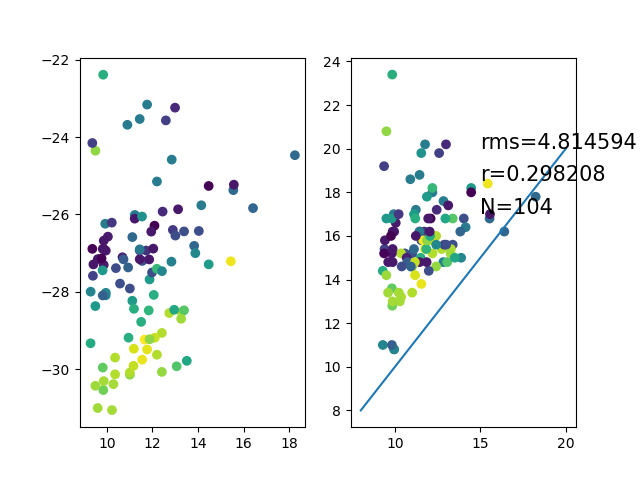

Here is the Python script that generated this plot:
import numpy as np
import matplotlib.pyplot as plt

# wind speed function ,
# x is wind speed
# theta is incidence angle
# phi is wind direction
def f_wind(x, theta, phi):
    if (theta <=36 and theta >30) and (x>8 and x<=12.3):
        return 0.46*x-34.06
    elif (theta <=36 and theta >30) and (x>12.3):
        return 0.89*x-39.36
    elif (theta >36 and theta < 41) and (x>9.2):
        return 0.73*x-38.08


def f_incidence(x, theta, phi):
     if (theta <=36 and theta >30) and (x>8 and x<=12.3):
        return 0.13*theta*theta-0.82*theta+103.88
     elif (theta <=36 and theta >30) and (x>12.3):
        return 0.08*theta*theta-4.86*theta+48.97
     elif (theta >36 and theta < 41) and (x>9.2):
         return 0.16*theta*theta-12.10*theta+195.98

def w(theta):
    if  (theta <=36 and theta >30) :
        return -0.039
    elif (theta >36 and theta < 41) :
        return -0.045

def c(theta):
    if  (theta <=36 and theta >30) :
        return -0.32
    elif (theta >36 and theta < 41) :
        return -0.68

def a(phi):
    if (phi>45 and phi< 135) or (phi>225 and phi < 315):
        return -0.5
    else:
        return 0.5

def f(x, theta, phi):
    wind_function = []
    incidence_function = []
    w_function = []
    c_function = []
    a_function = []
    for i in range(len(x)):
        wind_function.append(f_wind(x[i], theta[i], phi[i]))
        incidence_function.append(f_incidence(x[i], theta[i], phi[i]))
        w_function.append(w(theta[i]))
        c_function.append(c(theta[i]))
        a_function.append(a(phi[i]))
    wind_function = np.array(wind_function)
    incidence_function = np.array(incidence_function)
    w_function = np.array(w_function)
    c_function = np.array(c_function)
    a_function = np.array(a_function)
    return wind_function * (1 + w_function*(2*incidence_function/(np.max(incidence_function)-np.min(incidence_function))-1))+c_function+a_function

def f_inverse(sigma, theta, phi):
    v1 = 10*np.ones(len(sigma))
    step = 0.1
    for i in range(200):
        sigma_ = f(v1, theta, phi)
        ind = sigma_<sigma
        v1[ind]= v1[ind]+step
        ind = sigma_>sigma
        v1[ind]= v1[ind]-step
    return v1


if __name__ == '__main__':
    wind_speed = np.load('../data/data/ten_wind.npy')
    wind_incidence = np.load('../data/data/incident.npy')
    wind_direction = np.load('../data/data/wdir_relative.npy')
    sigma = np.load('../data/data/mean_vh.npy')
    wind_incidence = wind_incidence[wind_speed>9.2]
    wind_direction = wind_direction[wind_speed>9.2]
    sigma = sigma[wind_speed>9.2]
    wind_speed = wind_speed[wind_speed>9.2]

    wind_direction = wind_direction[(wind_incidence>30)*(wind_incidence<41)]
    sigma = sigma[(wind_incidence>30)*(wind_incidence<41)]
    wind_speed = wind_speed[(wind_incidence>30)*(wind_incidence<41)]
    wind_incidence = wind_incidence[(wind_incidence>30)*(wind_incidence<41)]
    print(f([10, 15], [35, 39], [45, 180]))
    speed = f_inverse(sigma, wind_incidence, wind_direction)
    rms = np.sqrt(np.sum((wind_speed -speed)**2)/len(wind_speed))
    print(rms)
    print(np.corrcoef(speed, wind_speed))
    plt.subplot(1, 2, 1)
    plt.scatter(wind_speed, sigma, c=wind_incidence)
    plt.subplot(1, 2, 2)
    plt.scatter(wind_speed, speed, c=wind_incidence)
    plt.plot([8,20], [8, 20])
    plt.text(15, 20, 'rms=%f'%rms, fontsize=15)
    plt.text(15, 18.5, 'r=%f'%np.corrcoef(speed, wind_speed)[0,1],fontsize=15)
    plt.text(15, 17, 'N=%d'%len(wind_speed),fontsize=15)
    plt.savefig('Huang.png')
    plt.show()

